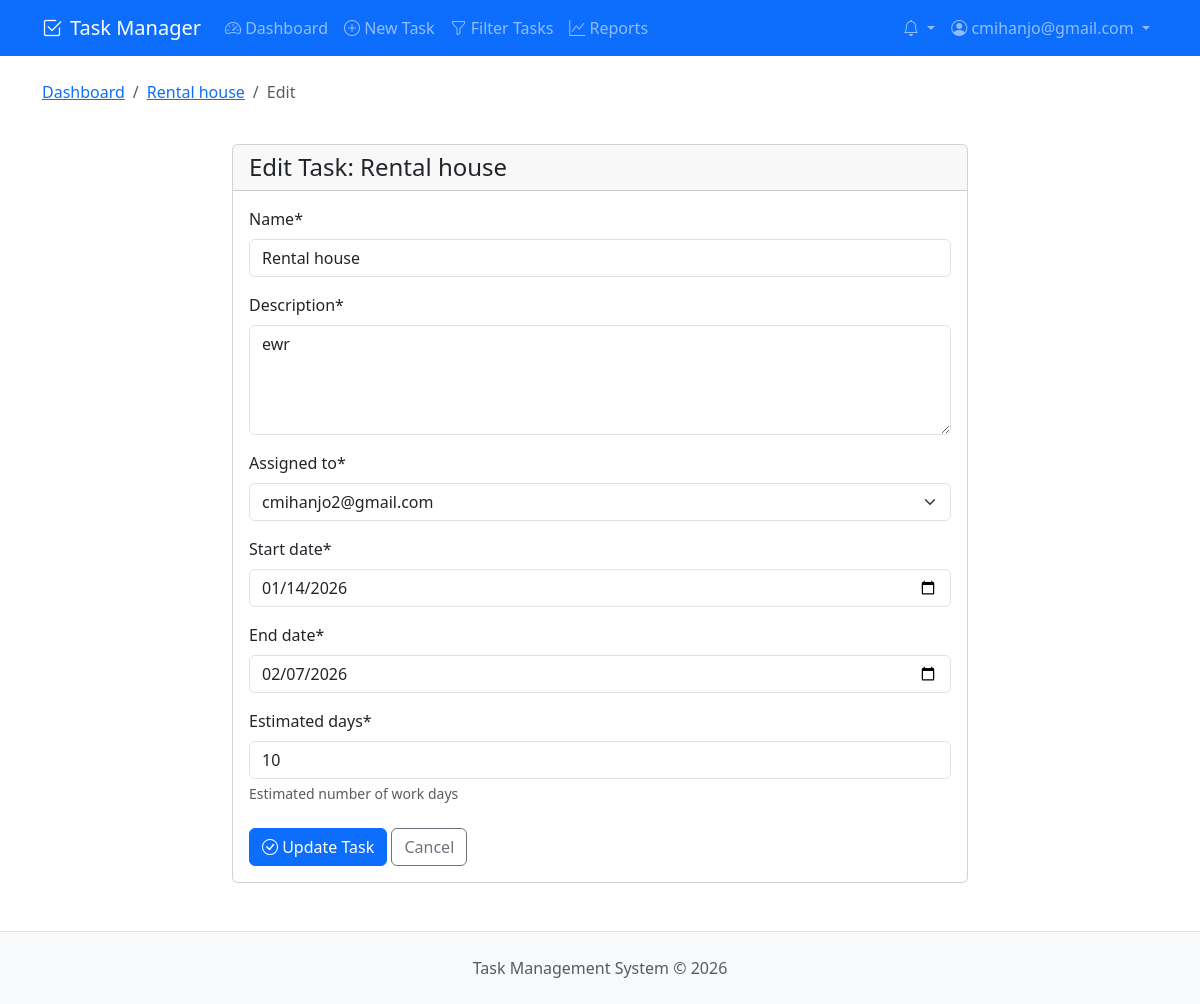
/tasks/5/edit/ (signed in), run on the app's committed database.
### tasks/models.py (models this page shows, shortened)
class Task(models.Model):
    STATUS_CHOICES = [
        ('pending', 'Pending'),
        ('in_progress', 'In Progress'),
        ('completed', 'Completed'),
        ('needs_extension', 'Needs Extension'),
        ('extension_granted', 'Extension Granted'),
        ('closed', 'Closed'),
    ]
    name = models.CharField(max_length=200)
    description = models.TextField()
    assigned_to = models.ForeignKey(User, on_delete=models.CASCADE, related_name='assigned_tasks')
    created_by = models.ForeignKey(User, on_delete=models.CASCADE, related_name='created_tasks')
    created_at = models.DateTimeField(auto_now_add=True)
    start_date = models.DateField()
    end_date = models.DateField()
    estimated_days = models.PositiveIntegerField(help_text="Estimated number of work days")
    extension_days = models.PositiveIntegerField(default=0)
    status = models.CharField(max_length=20, choices=STATUS_CHOICES, default='pending')
    completed_at = models.DateTimeField(null=True, blank=True)
    is_completed = models.BooleanField(default=False)
    class Meta:
        ordering = ['-created_at']
        permissions = [
            ("can_view_all_tasks", "Can view all tasks"),
        ]

### tasks/views.py (the view)
# urls.py: path('<int:task_id>/edit/', views.edit_task, name='edit_task'),
@login_required
def edit_task(request, task_id):
    task = get_object_or_404(Task, id=task_id)
    if not (request.user == task.created_by or request.user.groups.filter(name='Manager').exists()):
        messages.error(request, 'You do not have permission to edit this task.')
        return redirect('tasks:task_detail', task_id=task.id)
    if request.method == 'POST':
        form = TaskForm(request.POST, instance=task, user=request.user)
        if form.is_valid():
            form.save()
            TaskUpdate.objects.create(
                task=task,
                user=request.user,
                update_type='progress',
                message=f'Task updated by {request.user.get_full_name() or request.user.username}'
            )
            messages.success(request, 'Task updated successfully!')
            return redirect('tasks:task_detail', task_id=task.id)
    else:
        form = TaskForm(instance=task, user=request.user)
    return render(request, 'tasks/edit_task.html', {'form': form, 'task': task})

### tasks/forms.py
class TaskForm(forms.ModelForm):
    start_date = forms.DateField(widget=forms.DateInput(attrs={'type': 'date'}))
    end_date = forms.DateField(widget=forms.DateInput(attrs={'type': 'date'}))
    class Meta:
        model = Task
        fields = ['name', 'description', 'assigned_to', 'start_date', 'end_date', 'estimated_days']
        widgets = {
            'description': forms.Textarea(attrs={'rows': 4}),
        }
    def __init__(self, *args, **kwargs):
        user = kwargs.pop('user', None)
        super().__init__(*args, **kwargs)
        if user and user.groups.filter(name='Manager').exists():
            self.fields['assigned_to'].queryset = User.objects.filter(groups__name='Staff')
        else:
            self.fields['assigned_to'].queryset = User.objects.filter(id=user.id)
            self.fields['assigned_to'].initial = user
            self.fields['assigned_to'].widget = forms.HiddenInput()

### templates/tasks/edit_task.html (shortened to what this page needs)
{% extends 'base.html' %}
{% load crispy_forms_tags %}
{% block content %}
<div class="row mb-4">
    <div class="col-12">
        <nav aria-label="breadcrumb">
            <ol class="breadcrumb">
                <li class="breadcrumb-item"><a href="{% url 'tasks:dashboard' %}">Dashboard</a></li>
                <li class="breadcrumb-item"><a href="{% url 'tasks:task_detail' task.id %}">{{ task.name|truncatechars:20 }}</a></li>
                <li class="breadcrumb-item active">Edit</li>
            </ol>
        </nav>
    </div>
</div>
<div class="row justify-content-center">
    <div class="col-md-8">
        <div class="card">
            <div class="card-header">
                <h4 class="mb-0">Edit Task: {{ task.name }}</h4>
            </div>
            <div class="card-body">
                <form method="post">
                    {{ form|crispy }}
                    <div class="mt-4">
                        <button type="submit" class="btn btn-primary">
                            <i class="bi bi-check-circle"></i> Update Task
                        </button>
                        <a href="{% url 'tasks:task_detail' task.id %}" class="btn btn-outline-secondary">Cancel</a>
                    </div>
                </form>
            </div>
        </div>
    </div>
</div>
{% endblock %}

### templates/base.html (shortened to what this page needs)
<!DOCTYPE html>
<html lang="en" data-bs-theme="light">
<head>
    <link href="https://cdn.jsdelivr.net/npm/bootstrap@5.3.0/dist/css/bootstrap.min.css" rel="stylesheet">
    <link rel="stylesheet" href="https://cdn.jsdelivr.net/npm/bootstrap-icons@1.10.0/font/bootstrap-icons.css">
</head>
<body>
    <nav class="navbar navbar-expand-lg navbar-dark bg-primary">
        <div class="container">
            <a class="navbar-brand" href="{% url 'tasks:dashboard' %}">
                <i class="bi bi-check2-square me-2"></i>Task Manager
            </a>
            <div class="collapse navbar-collapse" id="navbarNav">
                <ul class="navbar-nav me-auto">
                    {% if user.is_authenticated %}
                        <li class="nav-item">
                            <a class="nav-link" href="{% url 'tasks:dashboard' %}">
                                <i class="bi bi-speedometer2"></i> Dashboard
                            </a>
                        </li>
                        <li class="nav-item">
                            <a class="nav-link" href="{% url 'tasks:create_task' %}">
                                <i class="bi bi-plus-circle"></i> New Task
                            </a>
                        </li>
                        <li class="nav-item">
                            <a class="nav-link" href="{% url 'tasks:filter_tasks' %}">
                                <i class="bi bi-funnel"></i> Filter Tasks
                            </a>
                        </li>
                        {% if user.groups.all.0.name == 'Manager' %}
                        <li class="nav-item">
                            <a class="nav-link" href="{% url 'tasks:reports' %}">
                                <i class="bi bi-graph-up"></i> Reports
                            </a>
                        </li>
                        {% endif %}
                    {% endif %}
                </ul>
                <ul class="navbar-nav">
                    {% if user.is_authenticated %}
                        <li class="nav-item dropdown">
                            <a class="nav-link dropdown-toggle" href="#" id="notificationsDropdown" role="button"
                            data-bs-toggle="dropdown" aria-expanded="false">
                                <i class="bi bi-bell"></i>
                            </a>
                        </li>
                        <li class="nav-item dropdown">
                            <a class="nav-link dropdown-toggle" href="#" id="userDropdown" role="button"
                               data-bs-toggle="dropdown" aria-expanded="false">
                                <i class="bi bi-person-circle"></i> {{ user.username }}
                            </a>
                        </li>
                    {% endif %}
                </ul>
            </div>
        </div>
    </nav>
    <main class="container my-4">
        {% block content %}{% endblock %}
    </main>
    <footer class="bg-light border-top py-4 mt-5">
        <div class="container text-center">
            <p class="text-muted mb-0">Task Management System &copy; {% now "Y" %}</p>
        </div>
    </footer>
</body>
</html>

### data on the page
Task: name "Rental house", description "ewr", assigned_to "cmihanjo2@gmail.com", start_date "01/14/2026", end_date "02/07/2026", estimated_days "10"

### other printed values
{{ user.username }} "cmihanjo@gmail.com"
